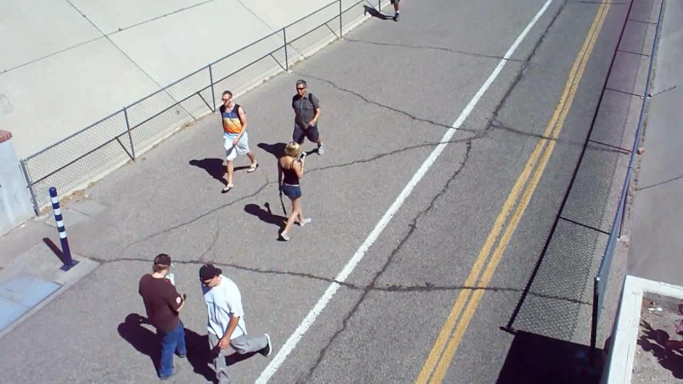
#> input picture sample/sample-ss.jpg, 1365 x 767 px (shown at 1/2 size)
$ python transform.py
#> lines starting #> are read from the running program, lines starting #| are printed output that depends on the picture
import cv2
import numpy as np

#Transforming into bird's eye view
# [31 lines left out: function transform, not called in this run]

#Handling reference points
ref_pts = []
# [12 lines left out: function make_points, not called in this run]

#Load image
img = cv2.imread('sample/sample-ss.jpg')
#> img is the input picture: shape (767, 1365, 3); mean B, G, R 155.8, 152.8, 154.3

#Resizing Image
height, width = img.shape[:2]
#> height = 767; width = 1365
baseW= 640
newH = (baseW / width) * height
#> newH = 359.6
img = cv2.resize(img, (baseW, int(newH)), interpolation= cv2.INTER_LINEAR)
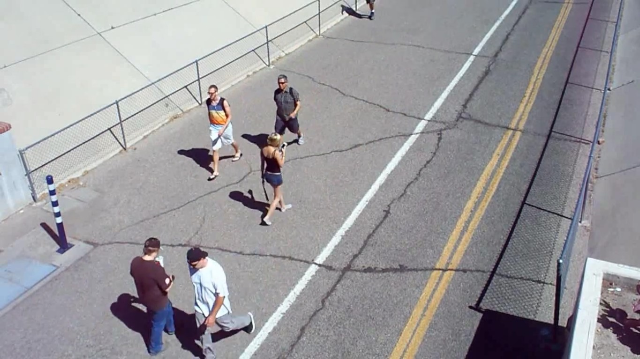
#> img: shape (359, 640, 3); mean B, G, R 155.7, 152.7, 154.2

#Duplicate img
clone = img.copy()

#Set callbacks
cv2.namedWindow('Preview')
cv2.setMouseCallback('Preview', make_points)

#Showing Image
show_info = True
while True:
    cv2.imshow('Preview', img)

    #Draw rect after 4 points
    if len(ref_pts) == 4:
        tl, tr, br, bl = ref_pts
        tl, tr, br, bl = tuple(tl), tuple(tr), tuple(br), tuple(bl)
        cv2.line(img, tl, tr, (0, 255, 0), 2)
        cv2.line(img, tr, br, (0, 255, 0), 2)
        cv2.line(img, br, bl, (0, 255, 0), 2)
        cv2.line(img, bl, tl, (0, 255, 0), 2)

        #warp_img = transform(clone.copy(), np.array(ref_pts, dtype='float32'))
        warp_img = transform(clone.copy(), np.array(ref_pts, dtype='float32'))
        cv2.imshow('Warped', warp_img)

        if show_info:
            show_info=False
            print(f'[INFO] Transformed image size: {warp_img.shape[:2]}')
            print(f'[INFO] Reference Point: {ref_pts}\n')

    #Handling key press
    key = cv2.waitKey(1) & 0xff
#> (key x is pressed here)
    if key == ord('r'):
        img = clone.copy()
        ref_pts = []
        show_info = True
    elif key == ord('x'):
        break

cv2.destroyAllWindows()
